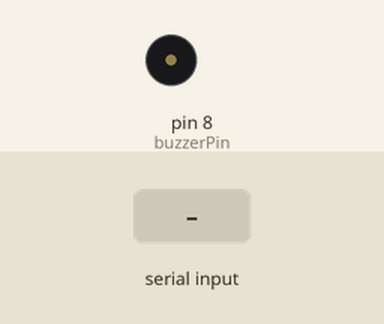
Recording of a sketch running on a simulated Arduino Uno, built with avr-gcc and run on an emulated ATmega328P. On the bench: buzzer (waves = sounding, pin HIGH). The inputs (shaded band) are chosen by the test bench.

Above: at 1.2 s.
1.3 s: "1" received over Serial
At 2.1 s:
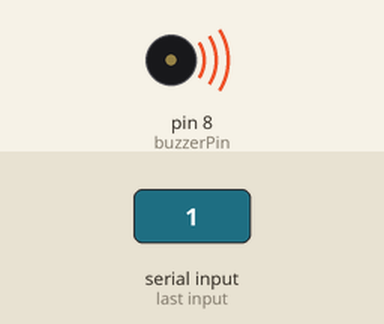
4.3 s: "0" received over Serial
At 5.5 s:
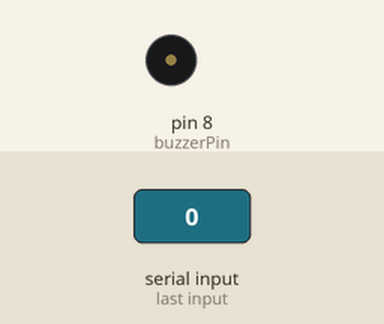
Timing chart, 0 to 7.3 s (numbered marks = the images above; inputs shaded):
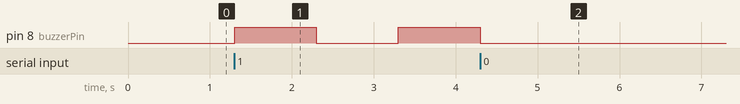

The sketch:

detector.ino
```cpp
const int buzzerPin = 8;

bool buzzerEnabled = false;
unsigned long previousMillis = 0;
bool buzzerState = false;
const long interval = 1000;  // 1 second

void setup() {
  pinMode(buzzerPin, OUTPUT);
  Serial.begin(9600);
}

void loop() {
  // Check for new serial input
  if (Serial.available()) {
    char command = Serial.read();
    if (command == '1') {
      buzzerEnabled = true;  // Enable blinking buzzer
    } else {
      buzzerEnabled = false;  // Disable buzzer completely
      digitalWrite(buzzerPin, LOW);  // Ensure it's off
    }
  }

  // Toggle buzzer if enabled
  if (buzzerEnabled) {
    unsigned long currentMillis = millis();
    if (currentMillis - previousMillis >= interval) {
      previousMillis = currentMillis;
      buzzerState = !buzzerState;
      digitalWrite(buzzerPin, buzzerState ? HIGH : LOW);
    }
  }
}
```

Measured:
- after the input at 1.3 s, pin 8 (buzzerPin): LOW → HIGH at once, → LOW 1.0 s later, → HIGH 1.0 s later
- after the input at 4.3 s, pin 8 (buzzerPin): goes on until 4.3 s, then stays LOW
